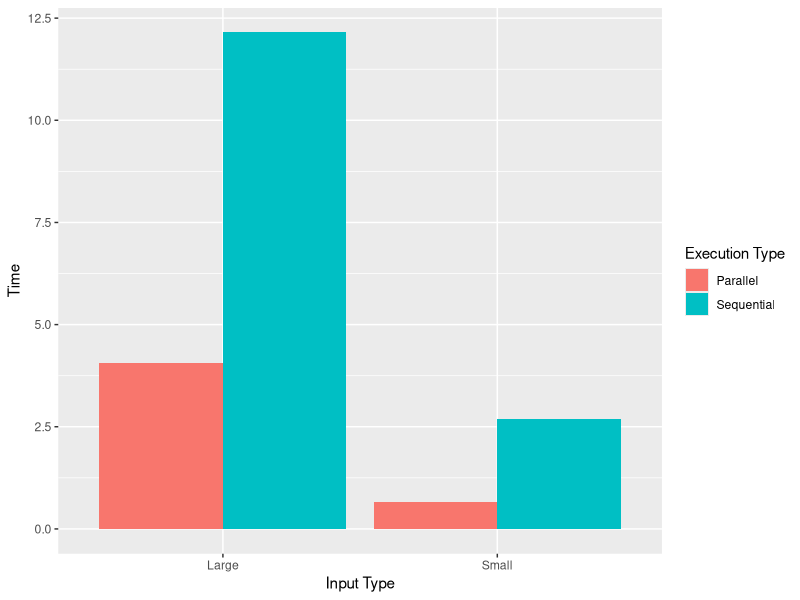

This figure's R source:
library(ggplot2)

dat <- data.frame (`Input.Type` = c("Small", "Small", "Large" , "Large"), 
                    `Time` = c(2.7, .67, 12.15, 4.06),
                    `Execution.Type` = c("Sequential", "Parallel", "Sequential", "Parallel") )

ggplot (dat, aes(x = as.factor(`Input.Type`), y = `Time`)) +
  geom_bar(aes(fill = as.factor(`Execution.Type`)), stat = 'identity', position = 'dodge') +
  labs(x = 'Input Type', fill = 'Execution Type')